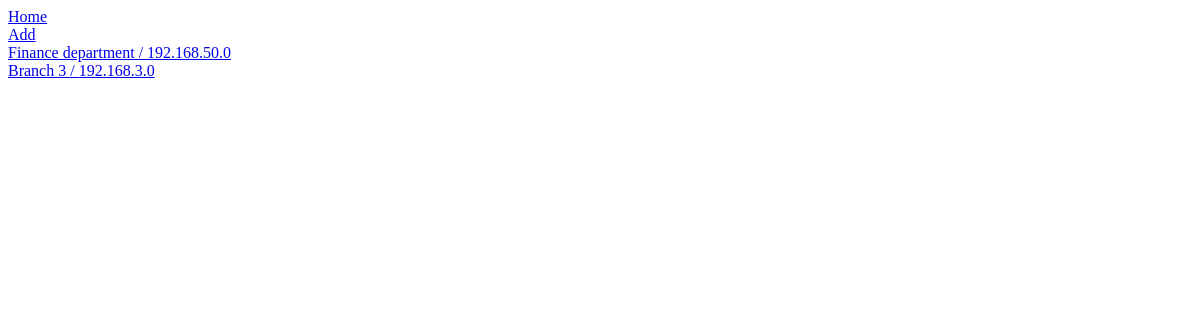
Page /units/ on the earlier database version.
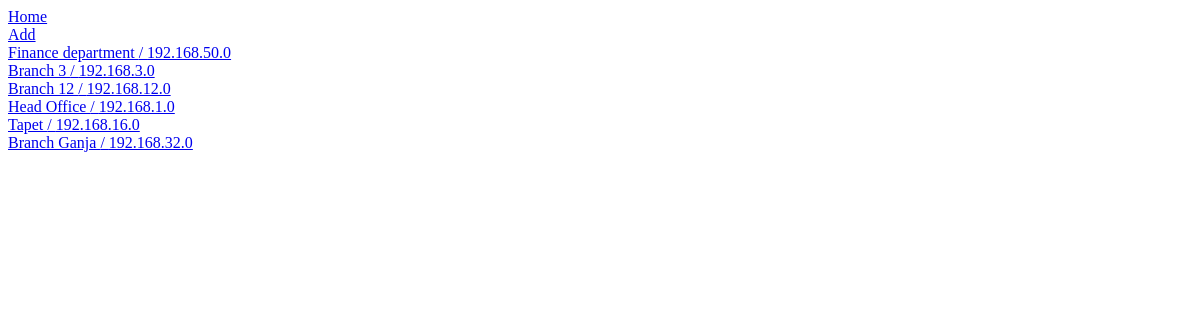
Same page on the later database version.
### list/models.py (models this page shows, shortened)
class Unit(models.Model):
    vLan = models.GenericIPAddressField()
    name = models.CharField(max_length=250)

### list/views.py (the view)
# urls.py: path('units/', views.units, name='units'),
def units(request) :
    template = loader.get_template('list/units.html')
    all_units = Unit.objects.all()
    context = {
        'all_units': all_units,
    }
    return HttpResponse(template.render(context, request))

### list/templates/list/units.html (shortened to what this page needs)
{% load staticfiles %}
<!DOCTYPE html>
<html lang="en">
<head>
    <link rel="stylesheet" type="text/css" href='{% static 'list/units/style.css' %}?{% now "U" %}'>
</head>
<body>
    <a href="{% url 'list:index' %}">Home</a><br>
    <a href="add"> Add </a> <br>
    {% for unit in all_units %}
    <a href='{{unit.pk}}'> {{ unit.name }} / {{ unit.vLan }} </a> <br>
    {% endfor %}
</body>
</html>

Differences in the rows shown:
added Unit: name "Branch 12", vLan "192.168.12.0"
added Unit: name "Head Office", vLan "192.168.1.0"
added Unit: name "Tapet", vLan "192.168.16.0"
added Unit: name "Branch Ganja", vLan "192.168.32.0"
